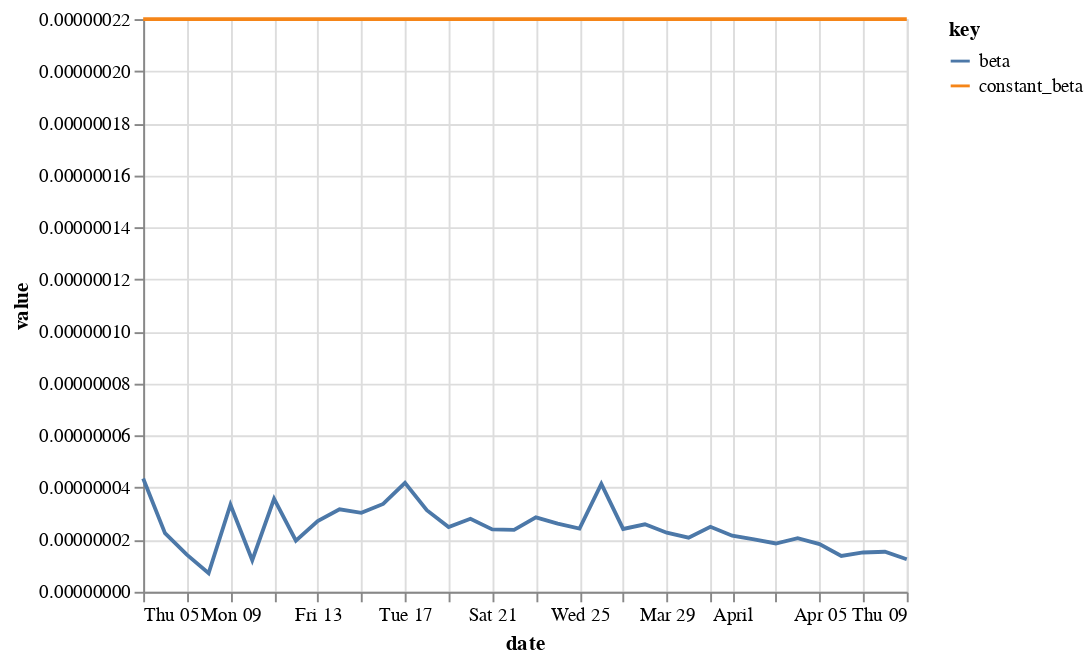

Source (notebook cell):
### Code cell
(alt
 .Chart(la_train.loc[la_train.cases > 10])
 .transform_fold(["beta", "constant_beta"])
 .encode(x='date:T', y="value:Q", color='key:N')
 .mark_line()
)

### Figure 1 — Vega-Lite specification as saved in the notebook (floating-point values rounded to 4 significant figures)
{"config": {"view": {"continuousWidth": 400, "continuousHeight": 300}}, "data": {"name": "data-14614e7eed009b236daa187d25c819ae"}, "mark": "line", "encoding": {"color": {"type": "nominal", "field": "key"}, "x": {"type": "temporal", "field": "date"}, "y": {"type": "quantitative", "field": "value"}}, "transform": [{"fold": ["beta", "constant_beta"]}], "$schema": "https://vega.github.io/schema/vega-lite/v4.8.1.json", "datasets": {"data-14614e7eed009b236daa187d25c819ae": [{"date": "2020-03-05", "cases": 11, "admits": 4.0, "growth_rate": 0.3636, "beta": 4.351e-08, "constant_beta": 2.2e-07}, {"date": "2020-03-06", "cases": 13, "admits": 2.0, "growth_rate": 0.1538, "beta": 2.253e-08, "constant_beta": 2.2e-07}, {"date": "2020-03-07", "cases": 14, "admits": 1.0, "growth_rate": 0.07143, "beta": 1.429e-08, "constant_beta": 2.2e-07}, {"date": "2020-03-08", "cases": 14, "admits": 0.0, "growth_rate": 0.0, "beta": 7.143e-09, "constant_beta": 2.2e-07}, {"date": "2020-03-09", "cases": 19, "admits": 5.0, "growth_rate": 0.2632, "beta": 3.346e-08, "constant_beta": 2.2e-07}, {"date": "2020-03-10", "cases": 20, "admits": 1.0, "growth_rate": 0.05, "beta": 1.214e-08, "constant_beta": 2.2e-07}, {"date": "2020-03-11", "cases": 28, "admits": 8.0, "growth_rate": 0.2857, "beta": 3.571e-08, "constant_beta": 2.2e-07}, {"date": "2020-03-12", "cases": 32, "admits": 4.0, "growth_rate": 0.125, "beta": 1.964e-08, "constant_beta": 2.2e-07}, {"date": "2020-03-13", "cases": 40, "admits": 8.0, "growth_rate": 0.2, "beta": 2.714e-08, "constant_beta": 2.2e-07}, {"date": "2020-03-14", "cases": 53, "admits": 13.0, "growth_rate": 0.2453, "beta": 3.167e-08, "constant_beta": 2.2e-07}, {"date": "2020-03-15", "cases": 69, "admits": 16.0, "growth_rate": 0.2319, "beta": 3.033e-08, "constant_beta": 2.2e-07}, {"date": "2020-03-16", "cases": 94, "admits": 25.0, "growth_rate": 0.266, "beta": 3.374e-08, "constant_beta": 2.2e-07}, {"date": "2020-03-17", "cases": 144, "admits": 50.0, "growth_rate": 0.3472, "beta": 4.187e-08, "constant_beta": 2.2e-07}, {"date": "2020-03-18", "cases": 190, "admits": 46.0, "growth_rate": 0.2421, "beta": 3.135e-08, "constant_beta": 2.2e-07}, {"date": "2020-03-19", "cases": 231, "admits": 41.0, "growth_rate": 0.1775, "beta": 2.489e-08, "constant_beta": 2.2e-07}, {"date": "2020-03-20", "cases": 292, "admits": 61.0, "growth_rate": 0.2089, "beta": 2.803e-08, "constant_beta": 2.2e-07}, {"date": "2020-03-21", "cases": 351, "admits": 59.0, "growth_rate": 0.1681, "beta": 2.395e-08, "constant_beta": 2.2e-07}, {"date": "2020-03-22", "cases": 421, "admits": 70.0, "growth_rate": 0.1663, "beta": 2.377e-08, "constant_beta": 2.2e-07}, {"date": "2020-03-23", "cases": 536, "admits": 115.0, "growth_rate": 0.2146, "beta": 2.86e-08, "constant_beta": 2.2e-07}, {"date": "2020-03-24", "cases": 662, "admits": 126.0, "growth_rate": 0.1903, "beta": 2.618e-08, "constant_beta": 2.2e-07}, {"date": "2020-03-25", "cases": 799, "admits": 137.0, "growth_rate": 0.1715, "beta": 2.429e-08, "constant_beta": 2.2e-07}, {"date": "2020-03-26", "cases": 1216, "admits": 417.0, "growth_rate": 0.3429, "beta": 4.144e-08, "constant_beta": 2.2e-07}, {"date": "2020-03-27", "cases": 1465, "admits": 249.0, "growth_rate": 0.17, "beta": 2.414e-08, "constant_beta": 2.2e-07}, {"date": "2020-03-28", "cases": 1804, "admits": 339.0, "growth_rate": 0.1879, "beta": 2.593e-08, "constant_beta": 2.2e-07}, {"date": "2020-03-29", "cases": 2136, "admits": 332.0, "growth_rate": 0.1554, "beta": 2.269e-08, "constant_beta": 2.2e-07}, {"date": "2020-03-30", "cases": 2474, "admits": 338.0, "growth_rate": 0.1366, "beta": 2.08e-08, "constant_beta": 2.2e-07}, {"date": "2020-03-31", "cases": 3011, "admits": 537.0, "growth_rate": 0.1783, "beta": 2.498e-08, "constant_beta": 2.2e-07}, {"date": "2020-04-01", "cases": 3518, "admits": 507.0, "growth_rate": 0.1441, "beta": 2.155e-08, "constant_beta": 2.2e-07}, {"date": "2020-04-02", "cases": 4045, "admits": 527.0, "growth_rate": 0.1303, "beta": 2.017e-08, "constant_beta": 2.2e-07}, {"date": "2020-04-03", "cases": 4566, "admits": 521.0, "growth_rate": 0.1141, "beta": 1.855e-08, "constant_beta": 2.2e-07}, {"date": "2020-04-04", "cases": 5277, "admits": 711.0, "growth_rate": 0.1347, "beta": 2.062e-08, "constant_beta": 2.2e-07}, {"date": "2020-04-05", "cases": 5940, "admits": 663.0, "growth_rate": 0.1116, "beta": 1.83e-08, "constant_beta": 2.2e-07}, {"date": "2020-04-06", "cases": 6360, "admits": 420.0, "growth_rate": 0.06604, "beta": 1.375e-08, "constant_beta": 2.2e-07}, {"date": "2020-04-07", "cases": 6910, "admits": 550.0, "growth_rate": 0.07959, "beta": 1.51e-08, "constant_beta": 2.2e-07}, {"date": "2020-04-08", "cases": 7530, "admits": 620.0, "growth_rate": 0.08234, "beta": 1.538e-08, "constant_beta": 2.2e-07}, {"date": "2020-04-09", "cases": 7955, "admits": 425.0, "growth_rate": 0.05343, "beta": 1.249e-08, "constant_beta": 2.2e-07}]}}
